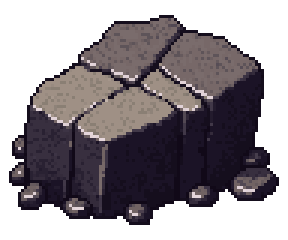
#> input picture assets/camp/rock.png, 96 x 80 px (shown 3 times larger)
$ python v39_edgepix.py ../assets/camp/rock.png ../assets/camp/shrub.png ../assets/camp/shrub.png ../assets/camp/shrub.png ../assets/camp/shrub.png ../assets/camp/shrub.png
#> lines starting #> are read from the running program, lines starting #| are printed output that depends on the picture
# -*- coding: utf-8 -*-
"""V-39 자의 뒷단 — 「무대 캔버스가 «보간해서» 늘어났는가」를 잰다.

   최근접(pixelated)으로 늘리면 화면에 뜨는 색은 **뒷그림에 실제로 있던 색뿐**이다.
   보간(auto)으로 늘리면 이웃한 두 색을 섞은 **중간색**이 사이사이에 새로 생긴다.
   그래서 「가로로 이웃한 세 픽셀 a·b·c 에서 b 가 a 와도 c 와도 다르면서
   그 둘 사이에 놓인다」는 픽셀의 비율을 센다 — 그것이 곧 보간의 흔적이다.

   내는 값(%): smooth · pixel — 오린 창 안에서 그런 중간색 픽셀이 차지하는 비율.
   같이 남기는 것: 두 창을 8 배로 오려 놓은 png 둘([[play-it-before-measuring-it]]).

   python3 tools/v39_edgepix.py <smooth.png> <pixel.png> <cx> <cy> <w> <h> <dpr> <zoom>"""
import sys, json
from PIL import Image

sm = Image.open(sys.argv[1]).convert("RGB")
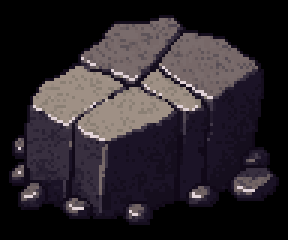
#> sm: PIL image 96x80 RGB (shown 3 times larger); mean R, G, B 43.2, 37.1, 42.2
px = Image.open(sys.argv[2]).convert("RGB")
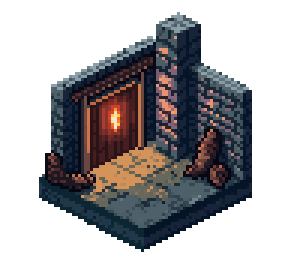
#> input picture assets/camp/shrub.png, 96 x 88 px (shown 3 times larger)
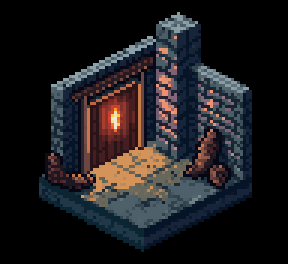
#> px: PIL image 96x88 RGB (shown 3 times larger); mean R, G, B 29.8, 28.1, 30.6
#> (the run stopped early here; a loop or call above may not have finished)
